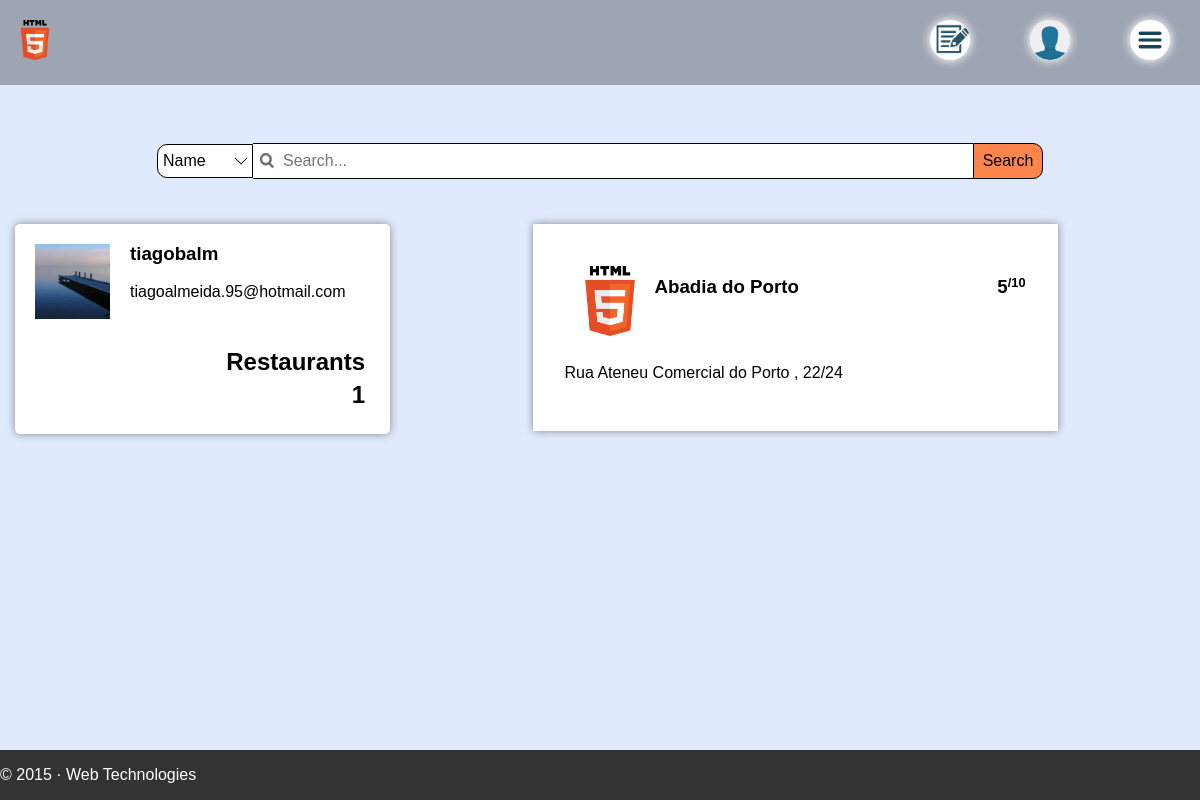
Page /ownerprofile.php?username=tiagobalm on the committed database.
### tables this page shows
CREATE TABLE User (
	Username CHAR[50] PRIMARY KEY,
	FirstName CHAR[20] NOT NULL,
	LastName CHAR[20] NOT NULL,
    Email CHAR[200] NOT NULL,
    Password CHAR[255] NOT NULL,
    ProfilePicture CHAR[60]
);

CREATE TABLE Restaurant (
	ID INTEGER PRIMARY KEY AUTOINCREMENT,
	Name CHAR[20] NOT NULL,
	PhoneNumber CHAR[50] NOT NULL,
	NScores NUMBER,
	TotalScores NUMBER,
	Price NUMBER,
	Description CHAR[5000],
	Address_ID NUMBER,
	Owner_Username CHAR[50] NOT NULL,
	FOREIGN KEY(Address_ID) REFERENCES Address(ID)
		ON DELETE SET NULL
		ON UPDATE CASCADE,
	FOREIGN KEY(Owner_Username) REFERENCES Owner(Username)
		ON DELETE SET NULL
		ON UPDATE CASCADE
);

CREATE TABLE Address (
	ID INTEGER PRIMARY KEY AUTOINCREMENT,
	StreetName CHAR[200],
	Latitude NUMBER,
	Longitude NUMBER 
);

### Database/user.php (called while the page is built, shortened)
<?php
  function getUserInfoPhp($username) {
    global $conn;
    $stmt = $conn->prepare('SELECT * FROM User WHERE username = ? LIMIT 1');
    $stmt->execute(array($username));
    return $stmt->fetch();
  }
  function getUserRestaurants($username) {
    global $conn;
    $stmt = $conn->prepare('SELECT  * FROM Restaurant WHERE Owner_Username = ?');
    $stmt->execute(array($username));
    return $stmt->fetchAll();
  }
?>

### Database/restaurant.php (called while the page is built, shortened)
<?php
	function getAddress($ID) {
		global $conn;
		$stmt = $conn->prepare("SELECT * FROM Address WHERE ID = ? LIMIT 1");
		$stmt->execute(array($ID));
		return $stmt->fetch();
	}
?>

### templates/profile_info_owner.php (the view, shortened to what this page needs)
<?php
	$username = $_GET['username'];
	$userInfo = getUserInfoPhp($username);
	$userRestaurants = getUserRestaurants($username);
?>
<div class="profile_content">
	<div class="dashboard" id="left-dashboard">
		<div id="UserGeneralInfo" class="Curved_Edges Default_Info_Box">
			<div id="profile-photo">
			<?php
				$picture = $userInfo['ProfilePicture'];
				if($picture == 'NULL') {
					echo "<img src='images/no-user-image.jpg' alt='profilePic' height='75' width='75'>";
				}
				else
					echo "<img src='Database/ProfilePictures/Thumbnail/$picture' alt='profilePic' height='75' width='75'>";
			?>
			</div>
			<div id="profile-username">
				<h3>
				<?php
					echo $userInfo['Username'];
				?>
				</h3>
			</div>
			<div class="profile-bio">
				<p>
				<?php
					echo $userInfo['Email'];
				?>
				</p>
			</div>
			<div class="profile-stats">
				<ul class="Curved_Edges" id="Stat_Nav">
					<li>
						<p align="right">Restaurants</p>
						<p align="right">
						<?php
							echo count($userRestaurants);
						?>
						</p>
					</li>
				</ul>
			</div>
		</div>
	</div>
	<div class="dashboard Curved_Edges" id="main">
	<?php
		include ('templates/listOwnerRestaurants.php');
	?>
	</div>
</div>

### templates/listOwnerRestaurants.php (shortened to what this page needs)
<ul id="restaurants_list">
	<?php
		foreach($userRestaurants as $restaurant) {
	?>
		<li>
			<a href="restaurant.php" onclick="location.href=this.href+'?id=<?=$restaurant['ID']?>';return false;" class="Hide_Link_Display">
				<div class="Restaurant_Opt">
					<img src="images/logo.png" alt="photo">
					<h3 class="Restaurant_Name"> <?php echo $restaurant['Name']?> </h3>
					<?php
						include('templates/score.php');
					?>
					<p class="restaurant_street_name"> <?php
						$Address = getAddress($restaurant['Address_ID']);
						echo $Address['StreetName'];
					?></p>
				</div>
			</a>
		</li>
	<?php
	}
	?>
</ul>

### templates/score.php
<div class="Score">
	<h3 class="Max_Score"> /10 </h3>
	<h3>
	<?php
		if($restaurant['NScores'] == 0)
			echo 0;
		else
			echo $restaurant['TotalScores']/$restaurant['NScores'];
	?>
	</h3>
</div>

### css/style.css (style rules this page uses)
html, body { margin:0; padding:0; width:100%; height:100%; background: #E0EAFF; }
#restaurants_list { min-width: 380px; width: 70%; background: white; margin: 0 auto; padding: 0em; list-style-type: none; -webkit-box-shadow: 0px 0px 8px 0px #888; -moz-box-shadow: 0px 0px 8px 0px #888; box-shadow: 0px 0px 8px 0px #888; }
.Restaurant_Opt { min-width: 340px; overflow: left; -webkit-transition: background 0.5s; -moz-transition: background 0.5s; -ms-transition: background 0.5s; -o-transition: background 0.5s; transition: background 0.5s; padding:2em; }
.Restaurant_Opt h3 { margin-top: 20px;rgba(255,123,56,0.9) margin-bottom: 20px; }
.Restaurant_Opt img { padding:10px; width: 70px; height: 70px; float: left; }
.Restaurant_Opt p { padding-top: 2em; }
.Default_Info_Box { background-color: white; overflow: auto; -webkit-box-shadow: 0px 0px 8px 0px #888; -moz-box-shadow: 0px 0px 8px 0px #888; box-shadow: 0px 0px 8px 0px #888; }
.Restaurant_Name { display: inline-block; }
.Score { display: inline; float: right; }
.Score * { margin: 0; }
.Score h3 { display: inline; float: right; }
.Max_Score { font-size: 80%; }
.Curved_Edges { border-radius: 5px; }
.Hide_Link_Display { color: black; text-decoration: none; }
.profile_content { min-width: 1200px; width: auto; width: 1200px; padding-bottom:50px; margin: auto; overflow: auto; }
.dashboard { height: auto; margin: 15px; }
#profile-photo { display: block; float: left; margin: 20px; }
#profile-username { display: block; margin: 5px; }
#left-dashboard { display: block; width: 375px; float: left; }
#main { width: 750px; float: left; }
.profile-stats { display: block; margin: 20px; margin-top: 0; }
#Stat_Nav { display:table; list-style: none; width: 100%; height: 25px; padding: 0; overflow: auto; font-size: 150%; font-weight: bold; -webkit-touch-callout: none; -webkit-user-select: none; -khtml-user-select: none; -moz-user-select: none; -ms-user-select: none; user-select: none; }
#Stat_Nav { margin: 0; }
#Stat_Nav li { display:table-cell; background-color: white; }
#Stat_Nav p { margin: 5px; }

### rows in the picture
user: ProfilePicture (picture), Username "tiagobalm", Email "tiagoalmeida.95@hotmail.com"
restaurant: Name "Abadia do Porto", $restaurant['TotalScores']/$restaurant['NScores'] "5", Address_ID.StreetName "Rua Ateneu Comercial do Porto , 22/24"

### other values in the picture
count($userRestaurants) "1"
